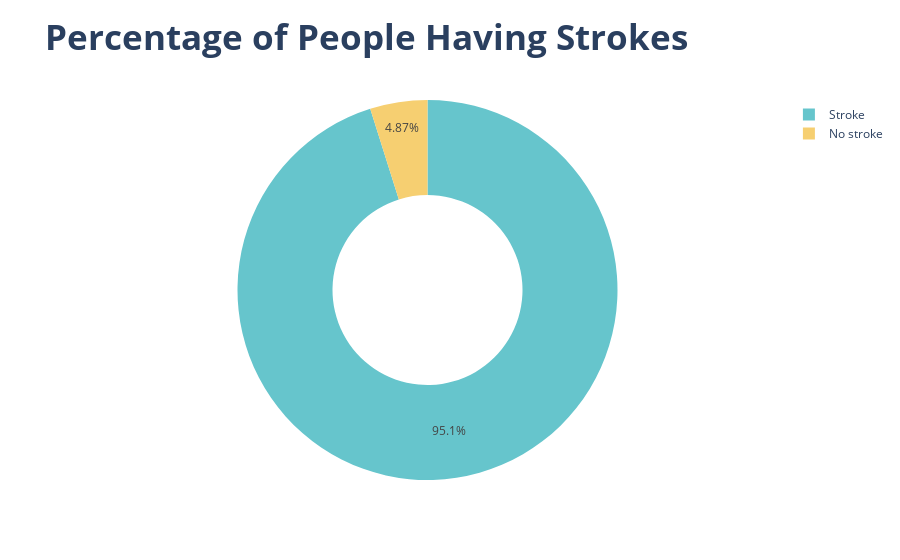

Here is the notebook cell this chart was saved with:
### Code cell
fig=px.pie(df,values=df["stroke"].value_counts(),
           names=["Stroke","No stroke"],title="<b>Percentage of People Having Strokes",
           hole=.5,
       color_discrete_sequence=px.colors.qualitative.Pastel,template="plotly")
fig.update_layout(title_font_size=35)
fig.show()

### Figure 1 — Plotly figure (JSON) as saved in the notebook; plotly's stock layout.template omitted (floating-point values rounded to 4 significant figures)
{"data": [{"domain": {"x": [0, 1], "y": [0, 1]}, "hole": 0.5, "hovertemplate": "label=%{label}<br>value=%{value}<extra></extra>", "labels": ["Stroke", "No stroke"], "legendgroup": "", "name": "", "showlegend": true, "type": "pie", "values": [4861, 249]}], "layout": {"legend": {"tracegroupgap": 0}, "piecolorway": ["rgb(102, 197, 204)", "rgb(246, 207, 113)", "rgb(248, 156, 116)", "rgb(220, 176, 242)", "rgb(135, 197, 95)", "rgb(158, 185, 243)", "rgb(254, 136, 177)", "rgb(201, 219, 116)", "rgb(139, 224, 164)", "rgb(180, 151, 231)", "rgb(179, 179, 179)"], "title": {"font": {"size": 35}, "text": "<b>Percentage of People Having Strokes"}, "autosize": true}}
